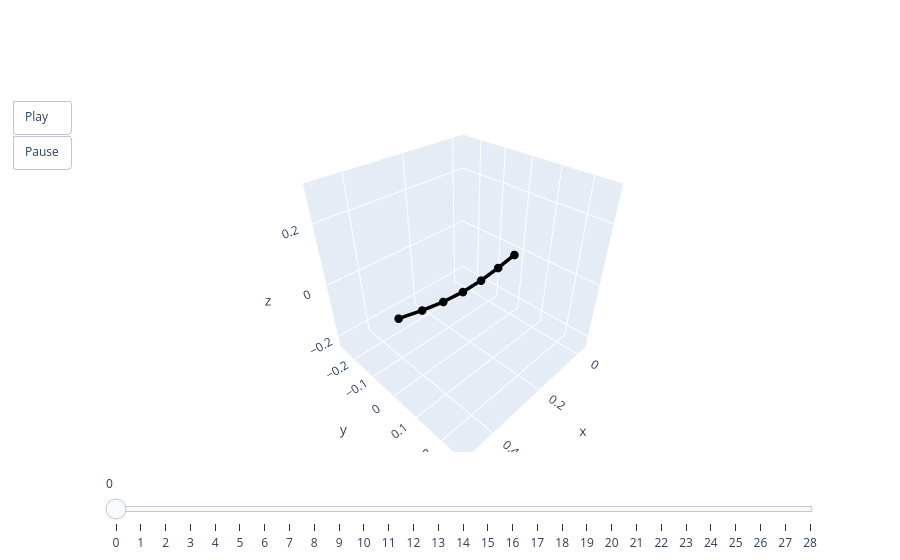

The notebook cell this image was saved under:
### Code cell
animate(pred[0])

### Figure 1 — Plotly figure (JSON) as saved in the notebook; plotly's stock layout.template omitted (floating-point values rounded to 4 significant figures)
{"data": [{"line": {"color": "black", "width": 7}, "marker": {"size": 5}, "mode": "lines+markers", "type": "scatter3d", "x": [0, 0.0778, 0.1551, 0.2328, 0.3102, 0.3867, 0.4637], "y": [0, 0, 0, 0, 0, 0, 0], "z": [0, -0.01314, -0.02179, -0.02317, -0.01623, -0.002098, 0.01666]}], "layout": {"scene": {"aspectmode": "cube", "xaxis": {"autorange": false, "range": [-0.04637, 0.5101]}, "yaxis": {"autorange": false, "range": [-0.2782, 0.2782]}, "zaxis": {"autorange": false, "range": [-0.2449, 0.3115]}}, "sliders": [{"steps": [{"args": [["0"], {"frame": {"duration": 0, "redraw": true}, "mode": "immediate"}], "label": "0", "method": "animate"}, {"args": [["1"], {"frame": {"duration": 0, "redraw": true}, "mode": "immediate"}], "label": "1", "method": "animate"}, {"args": [["2"], {"frame": {"duration": 0, "redraw": true}, "mode": "immediate"}], "label": "2", "method": "animate"}, {"args": [["3"], {"frame": {"duration": 0, "redraw": true}, "mode": "immediate"}], "label": "3", "method": "animate"}, {"args": [["4"], {"frame": {"duration": 0, "redraw": true}, "mode": "immediate"}], "label": "4", "method": "animate"}, {"args": [["5"], {"frame": {"duration": 0, "redraw": true}, "mode": "immediate"}], "label": "5", "method": "animate"}, {"args": [["6"], {"frame": {"duration": 0, "redraw": true}, "mode": "immediate"}], "label": "6", "method": "animate"}, {"args": [["7"], {"frame": {"duration": 0, "redraw": true}, "mode": "immediate"}], "label": "7", "method": "animate"}, {"args": [["8"], {"frame": {"duration": 0, "redraw": true}, "mode": "immediate"}], "label": "8", "method": "animate"}, {"args": [["9"], {"frame": {"duration": 0, "redraw": true}, "mode": "immediate"}], "label": "9", "method": "animate"}, {"args": [["10"], {"frame": {"duration": 0, "redraw": true}, "mode": "immediate"}], "label": "10", "method": "animate"}, {"args": [["11"], {"frame": {"duration": 0, "redraw": true}, "mode": "immediate"}], "label": "11", "method": "animate"}, {"args": [["12"], {"frame": {"duration": 0, "redraw": true}, "mode": "immediate"}], "label": "12", "method": "animate"}, {"args": [["13"], {"frame": {"duration": 0, "redraw": true}, "mode": "immediate"}], "label": "13", "method": "animate"}, {"args": [["14"], {"frame": {"duration": 0, "redraw": true}, "mode": "immediate"}], "label": "14", "method": "animate"}, {"args": [["15"], {"frame": {"duration": 0, "redraw": true}, "mode": "immediate"}], "label": "15", "method": "animate"}, {"args": [["16"], {"frame": {"duration": 0, "redraw": true}, "mode": "immediate"}], "label": "16", "method": "animate"}, {"args": [["17"], {"frame": {"duration": 0, "redraw": true}, "mode": "immediate"}], "label": "17", "method": "animate"}, {"args": [["18"], {"frame": {"duration": 0, "redraw": true}, "mode": "immediate"}], "label": "18", "method": "animate"}, {"args": [["19"], {"frame": {"duration": 0, "redraw": true}, "mode": "immediate"}], "label": "19", "method": "animate"}, {"args": [["20"], {"frame": {"duration": 0, "redraw": true}, "mode": "immediate"}], "label": "20", "method": "animate"}, {"args": [["21"], {"frame": {"duration": 0, "redraw": true}, "mode": "immediate"}], "label": "21", "method": "animate"}, {"args": [["22"], {"frame": {"duration": 0, "redraw": true}, "mode": "immediate"}], "label": "22", "method": "animate"}, {"args": [["23"], {"frame": {"duration": 0, "redraw": true}, "mode": "immediate"}], "label": "23", "method": "animate"}, {"args": [["24"], {"frame": {"duration": 0, "redraw": true}, "mode": "immediate"}], "label": "24", "method": "animate"}, {"args": [["25"], {"frame": {"duration": 0, "redraw": true}, "mode": "immediate"}], "label": "25", "method": "animate"}, {"args": [["26"], {"frame": {"duration": 0, "redraw": true}, "mode": "immediate"}], "label": "26", "method": "animate"}, {"args": [["27"], {"frame": {"duration": 0, "redraw": true}, "mode": "immediate"}], "label": "27", "method": "animate"}, {"args": [["28"], {"frame": {"duration": 0, "redraw": true}, "mode": "immediate"}], "label": "28", "method": "animate"}]}], "updatemenus": [{"buttons": [{"args": [null, {"frame": {"duration": 50, "redraw": true}, "fromcurrent": true}], "label": "Play", "method": "animate"}, {"args": [[null], {"frame": {"duration": 0, "redraw": true}, "mode": "immediate"}], "label": "Pause", "method": "animate"}], "showactive": false, "type": "buttons"}]}}
